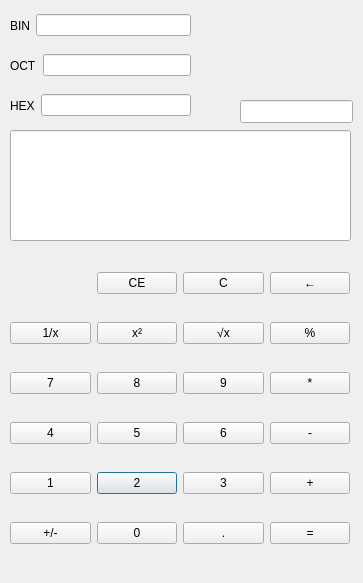
<?xml version="1.0" encoding="UTF-8"?>
<ui version="4.0">
 <class>Calculator</class>
 <widget class="QDialog" name="Calculator">
  <property name="geometry">
   <rect>
    <x>0</x>
    <y>0</y>
    <width>363</width>
    <height>583</height>
   </rect>
  </property>
  <property name="windowTitle">
   <string>Dialog</string>
  </property>
  <widget class="QWidget" name="horizontalLayoutWidget_2">
   <property name="geometry">
    <rect>
     <x>10</x>
     <y>90</y>
     <width>181</width>
     <height>31</height>
    </rect>
   </property>
   <layout class="QHBoxLayout" name="horizontalLayout_4">
    <item>
     <widget class="QLabel" name="label_3">
      <property name="text">
       <string>HEX</string>
      </property>
     </widget>
    </item>
    <item>
     <widget class="QLineEdit" name="hexEdit"/>
    </item>
   </layout>
  </widget>
  <widget class="QWidget" name="gridLayoutWidget">
   <property name="geometry">
    <rect>
     <x>10</x>
     <y>250</y>
     <width>340</width>
     <height>321</height>
    </rect>
   </property>
   <layout class="QGridLayout" name="gridLayout_2">
    <item row="4" column="1">
     <widget class="QPushButton" name="btn_two">
      <property name="text">
       <string>2</string>
      </property>
     </widget>
    </item>
    <item row="2" column="2">
     <widget class="QPushButton" name="btn_nine">
      <property name="text">
       <string>9</string>
      </property>
     </widget>
    </item>
    <item row="0" column="3">
     <widget class="QPushButton" name="btn_back">
      <property name="text">
       <string>←</string>
      </property>
     </widget>
    </item>
    <item row="1" column="2">
     <widget class="QPushButton" name="btn_quareRoot">
      <property name="text">
       <string>√x</string>
      </property>
     </widget>
    </item>
    <item row="4" column="0">
     <widget class="QPushButton" name="btn_one">
      <property name="text">
       <string>1</string>
      </property>
     </widget>
    </item>
    <item row="3" column="3">
     <widget class="QPushButton" name="btn_sub">
      <property name="text">
       <string>-</string>
      </property>
     </widget>
    </item>
    <item row="0" column="1">
     <widget class="QPushButton" name="btn_CE">
      <property name="text">
       <string>CE</string>
      </property>
     </widget>
    </item>
    <item row="4" column="2">
     <widget class="QPushButton" name="btn_three">
      <property name="text">
       <string>3</string>
      </property>
     </widget>
    </item>
    <item row="4" column="3">
     <widget class="QPushButton" name="btn_plus">
      <property name="text">
       <string>+</string>
      </property>
     </widget>
    </item>
    <item row="1" column="0">
     <widget class="QPushButton" name="btn_reciprocal">
      <property name="text">
       <string>1/x</string>
      </property>
     </widget>
    </item>
    <item row="2" column="1">
     <widget class="QPushButton" name="btn_eight">
      <property name="text">
       <string>8</string>
      </property>
     </widget>
    </item>
    <item row="1" column="3">
     <widget class="QPushButton" name="btn_div">
      <property name="text">
       <string>%</string>
      </property>
     </widget>
    </item>
    <item row="2" column="0">
     <widget class="QPushButton" name="btn_seven">
      <property name="text">
       <string>7</string>
      </property>
     </widget>
    </item>
    <item row="2" column="3">
     <widget class="QPushButton" name="btn_mul">
      <property name="text">
       <string>*</string>
      </property>
     </widget>
    </item>
    <item row="0" column="2">
     <widget class="QPushButton" name="btn_C">
      <property name="text">
       <string>C</string>
      </property>
     </widget>
    </item>
    <item row="1" column="1">
     <widget class="QPushButton" name="btn_square">
      <property name="text">
       <string>x²</string>
      </property>
     </widget>
    </item>
    <item row="3" column="1">
     <widget class="QPushButton" name="btn_five">
      <property name="text">
       <string>5</string>
      </property>
     </widget>
    </item>
    <item row="3" column="2">
     <widget class="QPushButton" name="btn_six">
      <property name="text">
       <string>6</string>
      </property>
     </widget>
    </item>
    <item row="3" column="0">
     <widget class="QPushButton" name="btn_four">
      <property name="text">
       <string>4</string>
      </property>
     </widget>
    </item>
    <item row="5" column="0">
     <widget class="QPushButton" name="btn_plusminus">
      <property name="text">
       <string>+/-</string>
      </property>
     </widget>
    </item>
    <item row="5" column="1">
     <widget class="QPushButton" name="btn_zero">
      <property name="text">
       <string>0</string>
      </property>
     </widget>
    </item>
    <item row="5" column="2">
     <widget class="QPushButton" name="btn_dot">
      <property name="text">
       <string>.</string>
      </property>
     </widget>
    </item>
    <item row="5" column="3">
     <widget class="QPushButton" name="btn_equal">
      <property name="text">
       <string>=</string>
      </property>
     </widget>
    </item>
   </layout>
  </widget>
  <widget class="QLineEdit" name="process">
   <property name="geometry">
    <rect>
     <x>240</x>
     <y>100</y>
     <width>113</width>
     <height>23</height>
    </rect>
   </property>
   <property name="layoutDirection">
    <enum>Qt::LeftToRight</enum>
   </property>
   <property name="text">
    <string/>
   </property>
  </widget>
  <widget class="QWidget" name="horizontalLayoutWidget">
   <property name="geometry">
    <rect>
     <x>10</x>
     <y>10</y>
     <width>181</width>
     <height>31</height>
    </rect>
   </property>
   <layout class="QHBoxLayout" name="horizontalLayout_7">
    <item>
     <widget class="QLabel" name="label_6">
      <property name="text">
       <string>BIN</string>
      </property>
     </widget>
    </item>
    <item>
     <widget class="QLineEdit" name="binEdit"/>
    </item>
   </layout>
  </widget>
  <widget class="QWidget" name="horizontalLayoutWidget_3">
   <property name="geometry">
    <rect>
     <x>10</x>
     <y>50</y>
     <width>181</width>
     <height>31</height>
    </rect>
   </property>
   <layout class="QHBoxLayout" name="horizontalLayout_6">
    <item>
     <widget class="QLabel" name="label_5">
      <property name="text">
       <string>OCT</string>
      </property>
     </widget>
    </item>
    <item>
     <widget class="QLineEdit" name="octEdit"/>
    </item>
   </layout>
  </widget>
  <widget class="QLineEdit" name="current">
   <property name="geometry">
    <rect>
     <x>10</x>
     <y>130</y>
     <width>341</width>
     <height>111</height>
    </rect>
   </property>
   <property name="font">
    <font>
     <pointsize>30</pointsize>
    </font>
   </property>
   <property name="text">
    <string/>
   </property>
   <property name="alignment">
    <set>Qt::AlignBottom|Qt::AlignRight|Qt::AlignTrailing</set>
   </property>
  </widget>
 </widget>
 <resources/>
 <connections/>
</ui>
